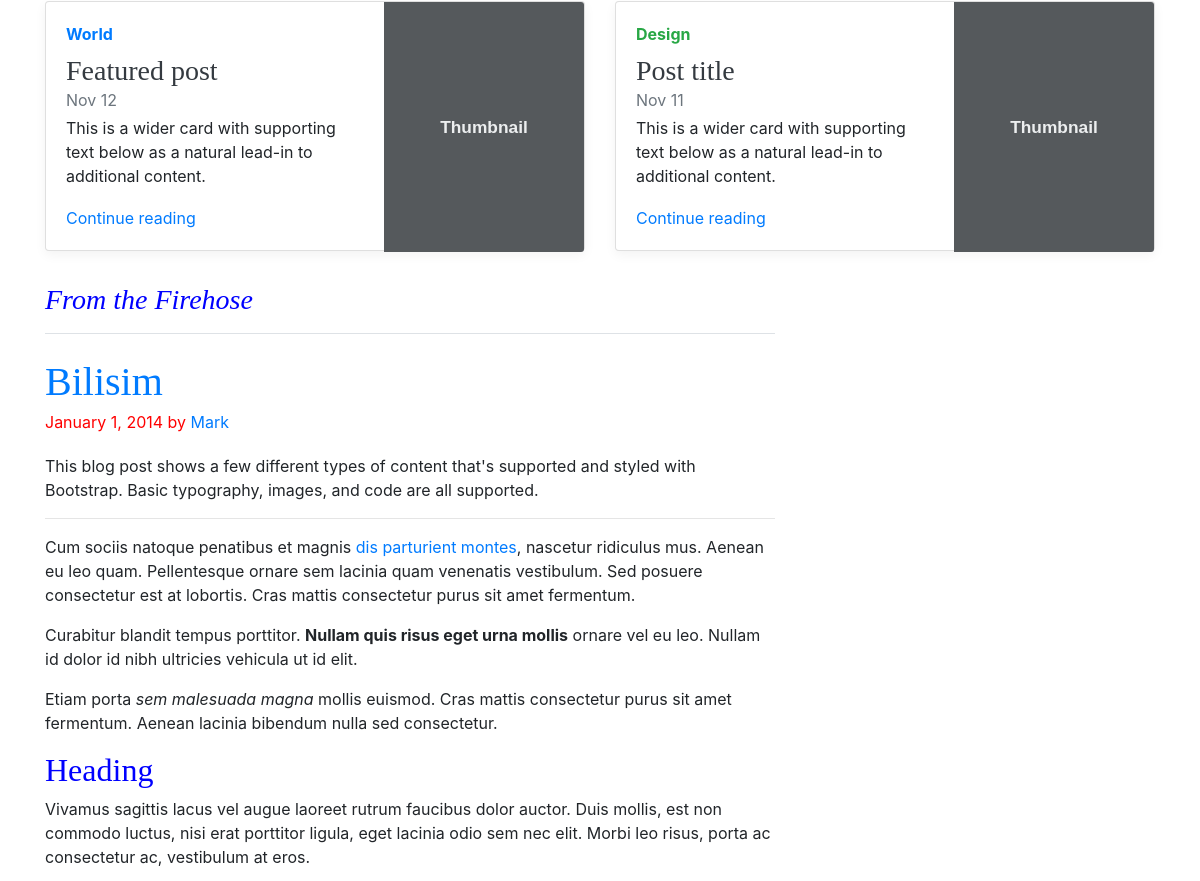
The app's page / (middle part), older data.
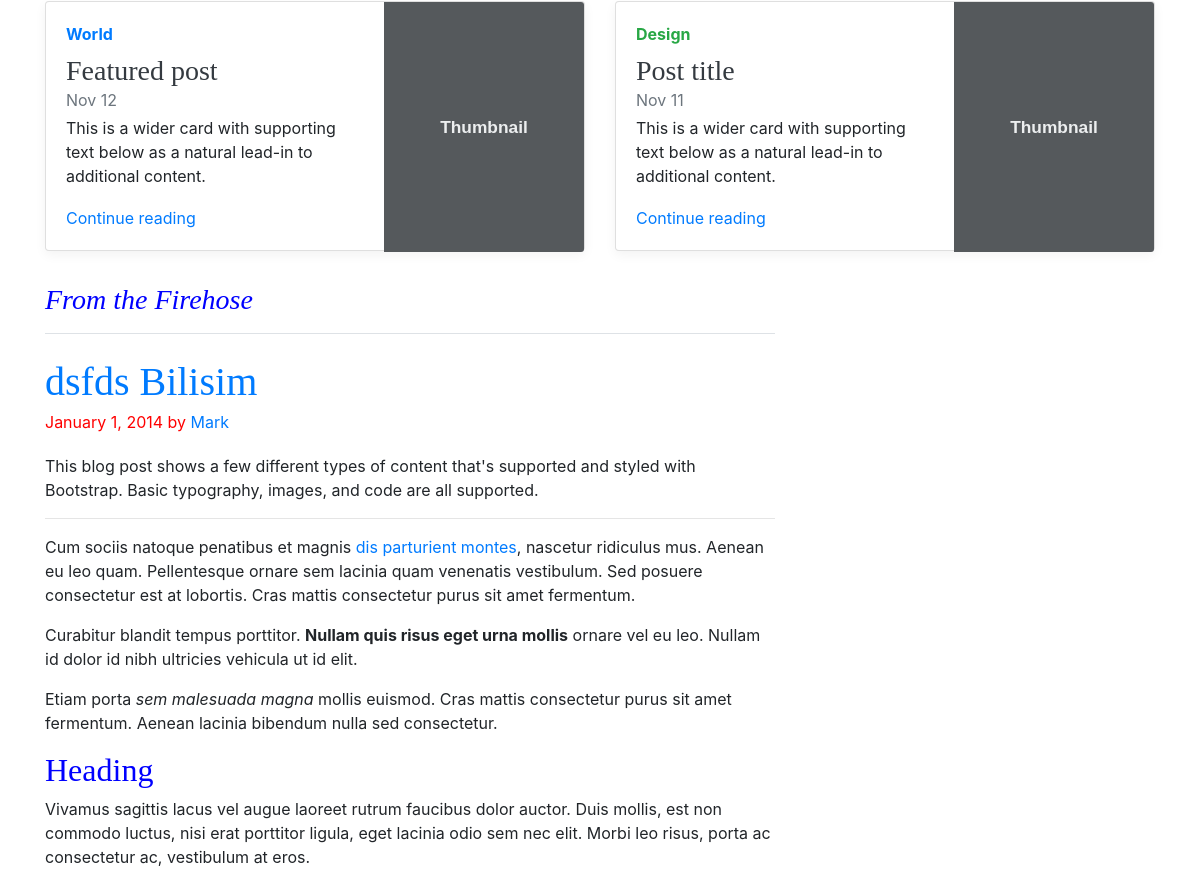
The same page, newer data.
### blog/models.py (models this page shows)
class post(models.Model):
    slug=models.SlugField(max_length=80,null=True,blank=True,help_text=u"Link otomatik alinir lutfen degistirmeyiniz,")
    title=models.CharField(max_length=255,null=True,blank=True)
    author=models.ForeignKey(AUTH_USER_MODEL)
    content=models.TextField()
    create_time=models.DateTimeField(auto_now_add=True)
    update_time=models.DateTimeField(auto_now_add=True)
    image=models.ImageField(upload_to="resimler",default="resimler/resim.png")
    link=models.URLField( blank=True)
    video=models.FileField(upload_to="BlogVideo",blank=True)
    okunmasayisi=models.IntegerField(default=0)

### blog/views.py (the view)
# urls.py: url(r'^$', views.index, name='index'),
def index(request):
    vals=post.objects.all()
    return  render (request,'index.html',locals())

### template/index.html (shortened to what this page needs)
<!doctype html>
<html lang="en" xmlns="http://www.w3.org/1999/html">
  <head>
    {%for i in vals %}
    <link href="static/dist/css/bootstrap.min.css" rel="stylesheet">
    <link href="static/blog.css" rel="stylesheet">
  </head>
  <body>
    <div class="container">
      <div class="row mb-2">
        <div class="col-md-6">
          <div class="card flex-md-row mb-4 box-shadow h-md-250">
            <div class="card-body d-flex flex-column align-items-start">
              <strong class="d-inline-block mb-2 text-primary">World</strong>
              <h3 class="mb-0">
                <a class="text-dark" href="#">Featured post</a>
              </h3>
              <div class="mb-1 text-muted">Nov 12</div>
              <p class="card-text mb-auto">This is a wider card with supporting text below as a natural lead-in to additional content.</p>
              <a href="#">Continue reading</a>
            </div>
            <img class="card-img-right flex-auto d-none d-md-block" data-src="holder.js/200x250?theme=thumb" alt="Card image cap">
          </div>
        </div>
        <div class="col-md-6">
          <div class="card flex-md-row mb-4 box-shadow h-md-250">
            <div class="card-body d-flex flex-column align-items-start">
              <strong class="d-inline-block mb-2 text-success">Design</strong>
              <h3 class="mb-0">
                <a class="text-dark" href="#">Post title</a>
              </h3>
              <div class="mb-1 text-muted">Nov 11</div>
              <p class="card-text mb-auto">This is a wider card with supporting text below as a natural lead-in to additional content.</p>
              <a href="#">Continue reading</a>
            </div>
            <img class="card-img-right flex-auto d-none d-md-block" data-src="holder.js/200x250?theme=thumb" alt="Card image cap">
          </div>
        </div>
      </div>
    </div>
    <main role="main" class="container">
      <div class="row">
        <div class="col-md-8 blog-main">
          <h3 class="pb-3 mb-4 font-italic border-bottom">
            From the Firehose
          </h3>
          <class="blog-post">
            <h2 class="blog-post-title"> <a href="{% url 'detay' i.slug %}" > {{i.title}}</a></h2>
            <p class="blog-post-meta">January 1, 2014 by <a href="#">Mark</a></p>
             <p>This blog post shows a few different types of content that's supported and styled with Bootstrap. Basic typography, images, and code are all supported.</p>
            <hr>
            <p>Cum sociis natoque penatibus et magnis <a href="#">dis parturient montes</a>, nascetur ridiculus mus. Aenean eu leo quam. Pellentesque ornare sem lacinia quam venenatis vestibulum. Sed posuere consectetur est at lobortis. Cras mattis consectetur purus sit amet fermentum.</p>
            <blockquote>
              <p>Curabitur blandit tempus porttitor. <strong>Nullam quis risus eget urna mollis</strong> ornare vel eu leo. Nullam id dolor id nibh ultricies vehicula ut id elit.</p>
            </blockquote>
            <p>Etiam porta <em>sem malesuada magna</em> mollis euismod. Cras mattis consectetur purus sit amet fermentum. Aenean lacinia bibendum nulla sed consectetur.</p>
            <h2>Heading</h2>
            <p>Vivamus sagittis lacus vel augue laoreet rutrum faucibus dolor auctor. Duis mollis, est non commodo luctus, nisi erat porttitor ligula, eget lacinia odio sem nec elit. Morbi leo risus, porta ac consectetur ac, vestibulum at eros.</p>
          </div>
        </div>
    </main>
  {%endfor%} </body>
</html>

### static/blog.css (style rules this page uses)
h1, h2, h3, h4, h5, h6 { font-family: "Playfair Display", Georgia, "Times New Roman", serif; color : blue; }
.card-img-right { height: 100%; border-radius: 0 3px 3px 0; }
.flex-auto { -ms-flex: 0 0 auto; -webkit-box-flex: 0; flex: 0 0 auto; }
@media (min-width: 768px) { .h-md-250 { height: 250px; } }
.border-bottom { border-bottom: 1px solid #e5e5e5; }
.box-shadow { box-shadow: 0 .25rem .75rem rgba(0, 0, 0, .05); }
.blog-post-title { margin-bottom: .25rem; font-size: 2.5rem; }
.blog-post-meta { margin-bottom: 1.25rem; color: red; }

Row changes from the older to the newer data that the page shows:
changed post: title "Bilisim" → "dsfds Bilisim"
